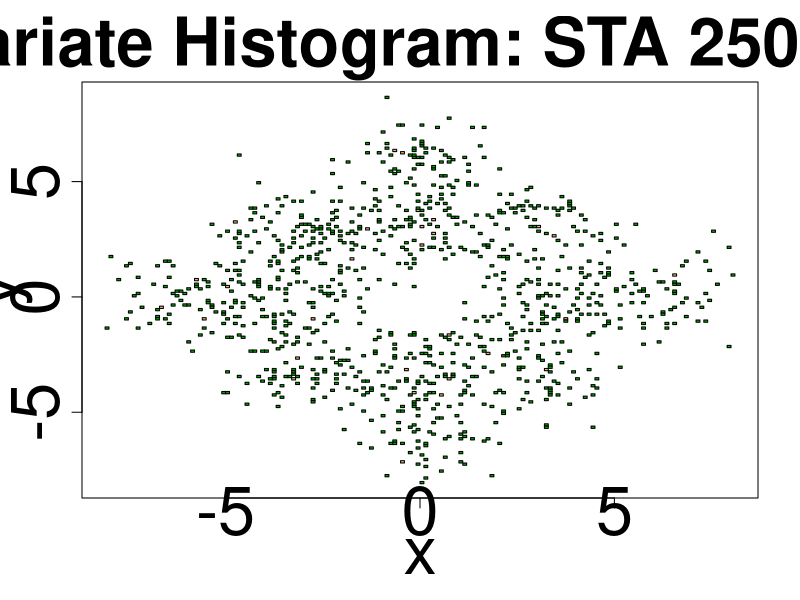

The R script that drew this image:

# Make 2D Histogram:

res <- read.table("mini_results.csv",sep="\t",header=F)
#res <- read.table("full_results.csv",sep=",",header=F)
head(res)

x <- apply(res[,1:2],1,mean)
y <- apply(res[,3:4],1,mean)
z <- res[,5]

colvec <- terrain.colors(max(res[,5])+1)
mf <- 4
px <- 480*mf
png("hist2d.png",width=px,height=px)
plot(range(x),range(y),type="n",
     main="Bivariate Histogram: STA 250 HW2",
     xlab="x",ylab="y",
     cex.main=mf,cex.lab=mf,cex.axis=mf)
for (i in 1:nrow(res)){
  polygon(x=c(res[i,1],res[i,2],res[i,2],res[i,1]),
          y=c(res[i,3],res[i,3],res[i,4],res[i,4]),
          col=colvec[res[i,5]])
  if (i%%10000==0){
    cat(paste0("Finished row ",i,"\n"))
  }
}
dev.off()
